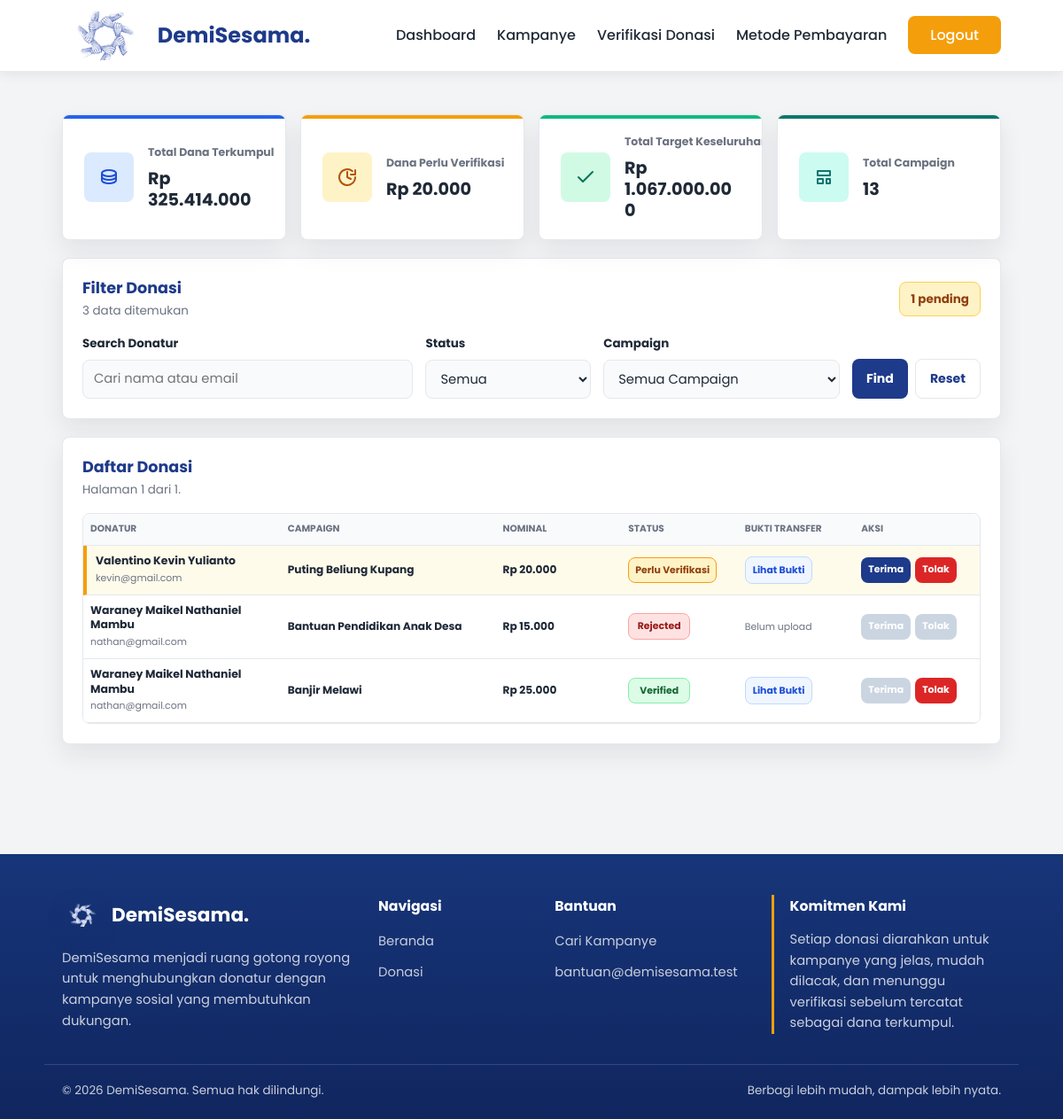
Page /admin/donasi.php (signed in) on the committed database.
### tables this page shows
CREATE TABLE `donasi` (
  `id_donasi` int(11) NOT NULL AUTO_INCREMENT,
  `id_donatur` int(11) NOT NULL,
  `id_kampanye` int(11) NOT NULL,
  `nominal_donasi` decimal(15,2) NOT NULL,
  `metode_pembayaran` varchar(50) NOT NULL,
  `pesan_dukungan` text DEFAULT NULL,
  `bukti_transfer` varchar(255) DEFAULT NULL,
  `status` enum('PENDING','VERIFIED','REJECTED','EXPIRED') DEFAULT 'PENDING',
  `waktu_donasi` timestamp NOT NULL DEFAULT current_timestamp(),
  `waktu_kadaluarsa` datetime DEFAULT NULL,
  PRIMARY KEY (`id_donasi`),
  KEY `id_donatur` (`id_donatur`),
  KEY `id_kampanye` (`id_kampanye`),
  CONSTRAINT `donasi_ibfk_1`
    FOREIGN KEY (`id_donatur`)
    REFERENCES `donatur` (`id_donatur`)
    ON DELETE CASCADE,
  CONSTRAINT `donasi_ibfk_2`
    FOREIGN KEY (`id_kampanye`)
    REFERENCES `kampanye` (`id_kampanye`)
    ON DELETE CASCADE
);

CREATE TABLE `donatur` (
  `id_donatur` int(11) NOT NULL AUTO_INCREMENT,
  `nama_lengkap` varchar(50) NOT NULL,
  `username` varchar(50) NOT NULL,
  `email` varchar(50) NOT NULL,
  `nomor_telepon` varchar(15) NOT NULL,
  `password` varchar(50) NOT NULL,
  PRIMARY KEY (`id_donatur`)
);

CREATE TABLE `kampanye` (
  `id_kampanye` int(11) NOT NULL AUTO_INCREMENT,
  `id_penyelenggara` int(11) NOT NULL,
  `judul_kampanye` varchar(100) NOT NULL,
  `kategori` varchar(50) NOT NULL,
  `lokasi` varchar(100) NOT NULL,
  `deskripsi` varchar(1000) NOT NULL,
  `target_dana` int(15) NOT NULL,
  `dana_terkumpul` int(15) NOT NULL DEFAULT 0,
  `batas_waktu` date NOT NULL,
  `gambar_poster` varchar(255) NOT NULL,
  `status` ENUM('active', 'completed') NOT NULL DEFAULT 'active',
  PRIMARY KEY (`id_kampanye`),
  KEY `id_penyelenggara` (`id_penyelenggara`),
  CONSTRAINT `kampanye_ibfk_1`
    FOREIGN KEY (`id_penyelenggara`)
    REFERENCES `penyelenggara` (`id_penyelenggara`)
    ON DELETE CASCADE
    ON UPDATE CASCADE
);

### admin/donasi.php (the view, shortened to what the rows shown need)
<?php
require_once("../components/auth.php");
require_once("../components/admin_service.php");
$admin_id = currentAdminId();
$status_filter = trim($_GET['status'] ?? '');
$search_query = trim($_GET['q'] ?? '');
$campaign_filter = filter_input(INPUT_GET, 'campaign', FILTER_VALIDATE_INT);
$campaign_filter = $campaign_filter ? (int) $campaign_filter : 0;
$filter_params = [];
$items_per_page = 10;
$current_page = filter_input(INPUT_GET, 'page', FILTER_VALIDATE_INT) ?: 1;
$current_page = max(1, $current_page);
$form_params = $filter_params;
$form_params['page'] = $current_page;
$form_action = url_for('admin/donasi.php?' . http_build_query($form_params));
$total_donations = countManagedDonations($conn, $admin_id, $status_filter, $search_query, $campaign_filter);
$offset = ($current_page - 1) * $items_per_page;
$donations = getManagedDonations($conn, $admin_id, $status_filter, $search_query, $campaign_filter, $items_per_page, $offset);
?>
<!DOCTYPE html>
<html lang="id">
<head>
    <link rel="stylesheet" href="<?php echo asset_url('css/global.css?v=3'); ?>">
    <link rel="stylesheet" href="<?php echo asset_url('css/form.css?v=3'); ?>">
    <link rel="stylesheet" href="<?php echo asset_url('css/admin.css?v=6'); ?>">
</head>
<body>
    <main class="admin-page verification-page">
        <div class="container">
            <section class="verification-filter-panel">
                <div class="verification-filter-head">
                    <div>
                        <h2>Filter Donasi</h2>
                    </div>
                </div>
            </section>
            <section class="verification-table-panel daftar-donasi-panel">
                <div class="verification-table-head daftar-donasi-head">
                    <div>
                        <h2>Daftar Donasi</h2>
                    </div>
                </div>
                <div class="verification-table-wrap daftar-donasi-wrap">
                    <table class="verification-table daftar-donasi-table">
                        <colgroup>
                        </colgroup>
                        <thead>
                            <tr>
                                <th>Donatur</th>
                                <th>Campaign</th>
                                <th>Nominal</th>
                                <th>Status</th>
                                <th>Bukti Transfer</th>
                                <th>Aksi</th>
                            </tr>
                        </thead>
                        <tbody>
                            <?php foreach ($donations as $donasi): ?>
                                <?php
                                    $status = (string) $donasi['status'];
                                    $status_class = preg_replace('/[^a-z0-9_-]/', '', strtolower($status));
                                    $is_pending = $status === 'PENDING';
                                    $has_proof = !empty($donasi['bukti_transfer']);
                                    $can_accept = $has_proof && $status !== 'VERIFIED';
                                    $can_reject = $status !== 'REJECTED';
                                    $status_label = ucfirst(strtolower($status));
                                    if ($is_pending) {
                                        if ($has_proof) {
                                            $status_label = 'Perlu Verifikasi';
                                            $status_class = 'pending';
                                        } else {
                                            $status_label = 'Belum Bayar';
                                            $status_class = 'expired';
                                        }
                                    }
                                    $row_class = 'daftar-donasi-row';
                                    if ($is_pending && $has_proof) {
                                        $row_class = 'verification-row-pending daftar-donasi-row-pending';
                                    } else if ($is_pending && !$has_proof) {
                                        $row_class = 'verification-row-muted daftar-donasi-row-muted';
                                    }
                                ?>
                                <tr class="<?php echo $row_class; ?>" <?php echo ($is_pending && !$has_proof) ? 'style="opacity: 0.6;"' : ''; ?>>
                                    <td class="verification-donor">
                                        <strong><?php echo e($donasi['nama_lengkap']); ?></strong>
                                        <span class="verification-email"><?php echo e($donasi['email']); ?></span>
                                    </td>
                                    <td>
                                        <strong class="verification-campaign"><?php echo e($donasi['judul_kampanye']); ?></strong>
                                    </td>
                                    <td>
                                        <strong class="verification-amount"><?php echo formatRupiah($donasi['nominal_donasi']); ?></strong>
                                    </td>
                                    <td>
                                        <span class="verification-status-badge status-<?php echo e($status_class); ?>">
                                            <?php echo e($status_label ?? ucfirst(strtolower($status))); ?>
                                        </span>
                                    </td>
                                    <td>
                                        <?php if ($has_proof): ?>
                                            <?php
                                                $nama_file = $donasi['bukti_transfer'];
                                                if (strpos($nama_file, 'assets/') === false) {
                                                    $full_path = 'assets/uploads/bukti-transfer/' . $nama_file;
                                                } else {
                                                    $full_path = $nama_file;
                                                }
                                            ?>
                                            <a class="verification-proof-link"
                                            href="javascript:void(0);"
                                            data-img-src="<?php echo asset_url($full_path); ?>"
                                            onclick="openPreviewModal(this)">
                                                Lihat Bukti
                                            </a>
                                        <?php else: ?>
                                            <span class="verification-muted">Belum upload</span>
                                        <?php endif; ?>
                                    </td>
                                    <td>
                                        <form method="POST" action="<?php echo e($form_action); ?>" class="verification-actions">
                                            <button class="verification-btn verification-btn-accept" type="submit" name="action" value="verify" <?php echo $can_accept ? '' : 'disabled'; ?>>
                                                Terima
                                            </button>
                                            <button class="verification-btn verification-btn-reject" type="submit" name="action" value="reject" <?php echo $can_reject ? '' : 'disabled'; ?>>
                                                Tolak
                                            </button>
                                        </form>
                                    </td>
                                </tr>
                            <?php endforeach; ?>
                        </tbody>
                    </table>
                </div>
            </section>
        </div>
    </main>
</body>
</html>

### rows in the picture
donasi: id_donatur.nama_lengkap "Valentino Kevin Yulianto", id_donatur.email "kevin@gmail.com", id_kampanye.judul_kampanye "Puting Beliung Kupang", nominal_donasi "Rp 20.000", bukti_transfer "Perlu Verifikasi"
donasi: id_donatur.nama_lengkap "Waraney Maikel Nathaniel Mambu", id_donatur.email "nathan@gmail.com", id_kampanye.judul_kampanye "Bantuan Pendidikan Anak Desa", nominal_donasi "Rp 15.000", status "Rejected", shows "Belum upload"
donasi: id_donatur.nama_lengkap "Waraney Maikel Nathaniel Mambu", id_donatur.email "nathan@gmail.com", id_kampanye.judul_kampanye "Banjir Melawi", nominal_donasi "Rp 25.000", status "Verified"

### other values in the picture
formatRupiah($summary['collected_total']) "Rp 325.414.000"
formatRupiah($summary['pending_total']) "Rp 20.000"
formatRupiah($summary['target_total']) "Rp 1.067.000.000"
$summary['kampanye'] "13"
$total_donations "3"
$summary['pending'] "1"
$current_page "1"
$total_pages "1"
